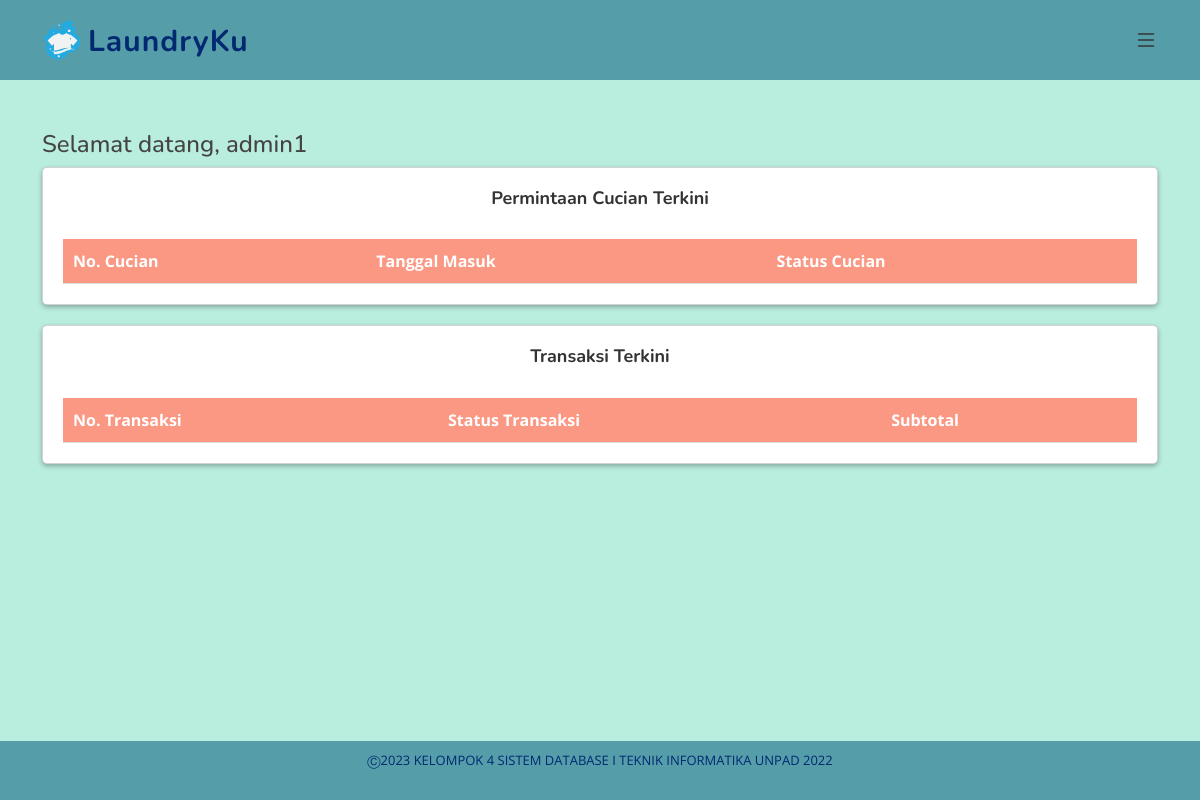
/dashboard_admin.php (signed in), run on an earlier commit of the app's database.
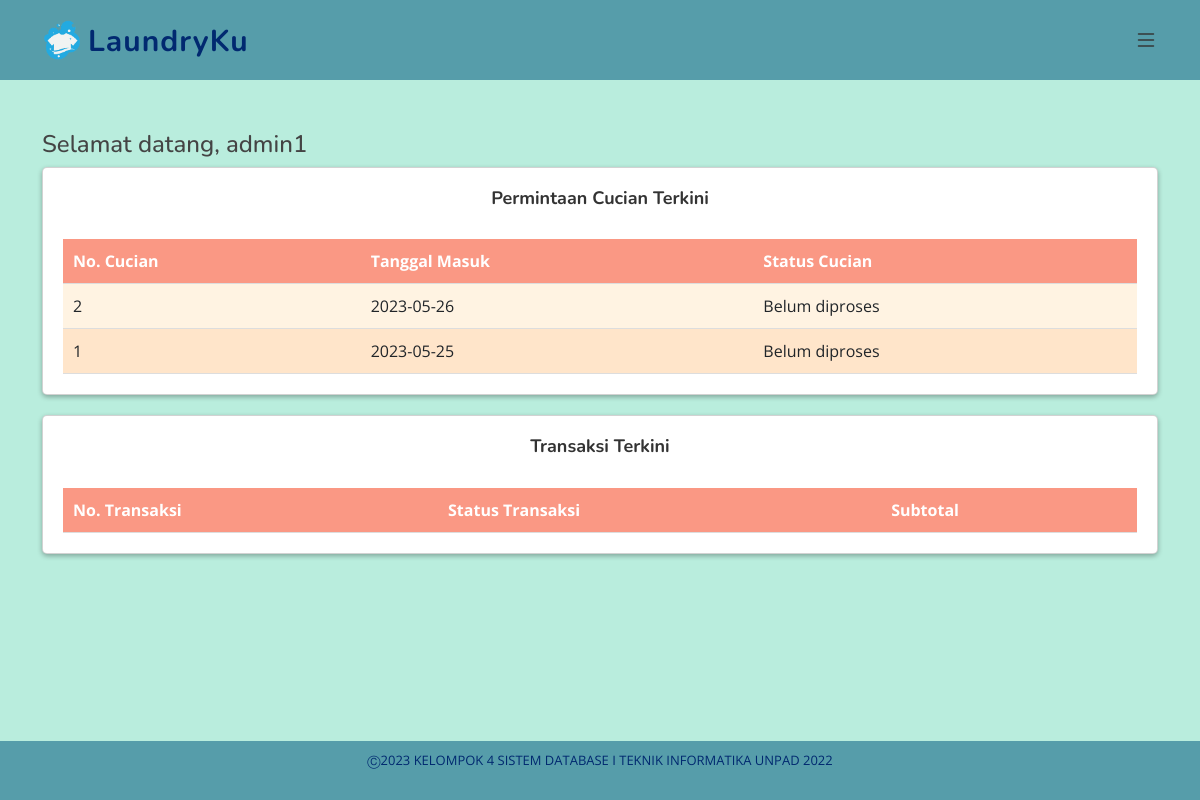
And on a later commit of the database.
### tables this page shows
CREATE TABLE PermintaanCucian (
    no_cucian INT AUTO_INCREMENT PRIMARY KEY,
    id_pelanggan INT,
    id_prioritas INT,
    tgl_masuk DATE,
    tgl_selesai DATE,
    total_item INT,
    id_status_cucian INT,
    FOREIGN KEY (id_pelanggan) REFERENCES Pelanggan(id_pelanggan),
    FOREIGN KEY (id_prioritas) REFERENCES Prioritas(id_prioritas),
    FOREIGN KEY (id_status_cucian) REFERENCES StatusCucian(id_status_cucian)
);

CREATE TABLE StatusCucian (
    id_status_cucian INT AUTO_INCREMENT PRIMARY KEY,
    jenis_status_cucian VARCHAR(255) NOT NULL
);

### dashboard_admin.php (the view, shortened to what this page needs)
<?php
include "config.php";
$nama = $_SESSION['username'];
$queryPermintaanCucian = "SELECT pc.no_cucian, pc.tgl_masuk, sc.jenis_status_cucian
                         FROM PermintaanCucian pc
                         INNER JOIN StatusCucian sc ON pc.id_status_cucian = sc.id_status_cucian
                         ORDER BY pc.tgl_masuk DESC LIMIT 5";
$resultPermintaanCucian = mysqli_query($conn, $queryPermintaanCucian);
?>
<?php include 'header.php'; ?>
<main id="main">
  <section id="admin" class="admin">
    <div class="container">
      <h4>Selamat datang, <?php echo $nama; ?></h4>
      <div class="card">
        <h5>Permintaan Cucian Terkini</h5>
        <table>
          <thead>
            <tr>
              <th>No. Cucian</th>
              <th>Tanggal Masuk</th>
              <th>Status Cucian</th>
            </tr>
          </thead>
          <tbody>
            <?php
            while ($row = mysqli_fetch_assoc($resultPermintaanCucian)) {
              echo "<tr>";
              echo "<td>" . $row['no_cucian'] . "</td>";
              echo "<td>" . $row['tgl_masuk'] . "</td>";
              echo "<td>" . $row['jenis_status_cucian'] . "</td>";
              echo "</tr>";
            }
            ?>
          </tbody>
        </table>
      </div>
      <div class="card">
        <h5>Transaksi Terkini</h5>
        <table>
          <thead>
            <tr>
              <th>No. Transaksi</th>
              <th>Status Transaksi</th>
              <th>Subtotal</th>
            </tr>
          </thead>
        </table>
      </div>
    </div>
  </section>
</main>
<?php include 'footer.php'; ?>

What changed in the data, as far as the page shows it:
now on this page (row edited): permintaancucian: no_cucian "2", tgl_masuk "2023-05-26", id_status_cucian.jenis_status_cucian "Belum diproses"
now on this page (row edited): permintaancucian: no_cucian "1", tgl_masuk "2023-05-25", id_status_cucian.jenis_status_cucian "Belum diproses"
